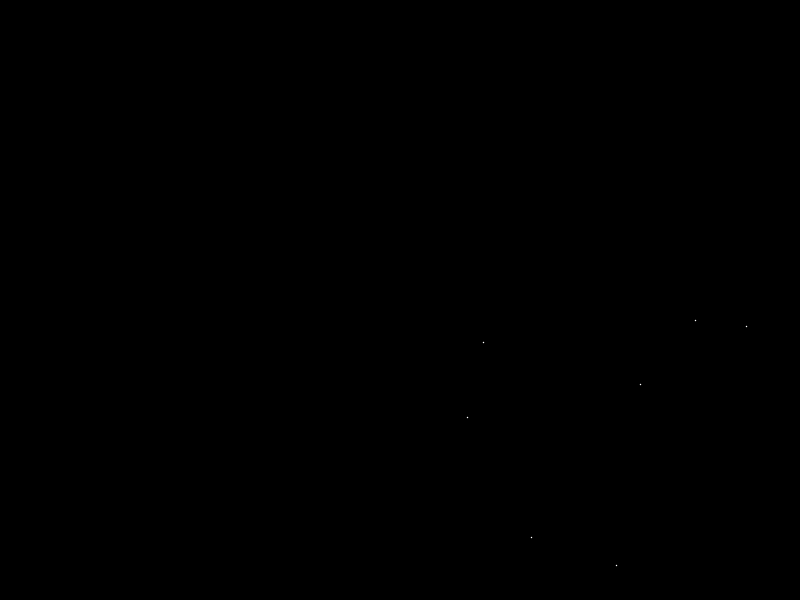
Frame 1 (no input)
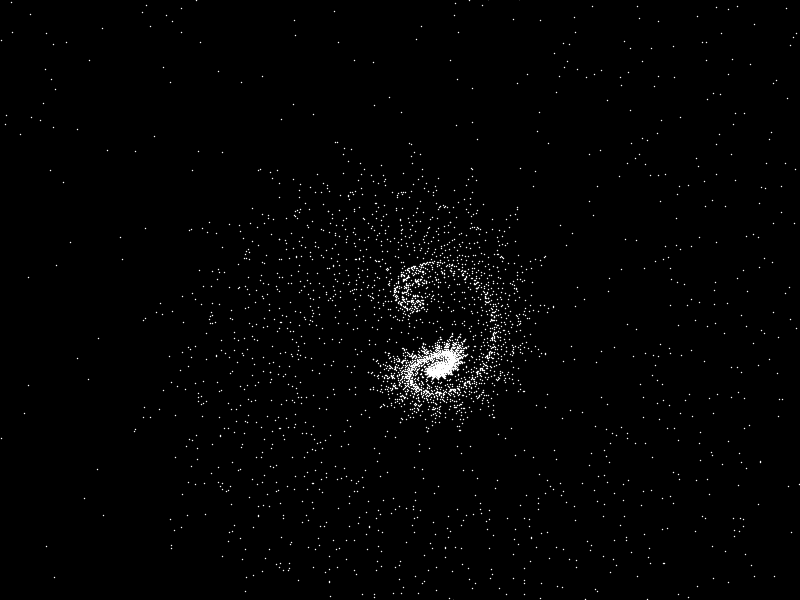
Frame 60 (the mouse pressed at the canvas centre just before this capture)
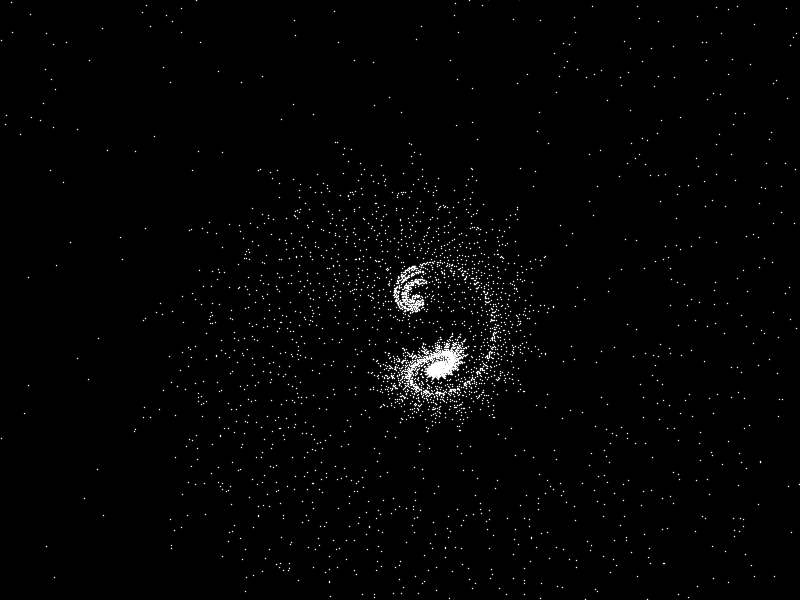
Frame 120 (the mouse held since frame 60 and released just before this capture)

The Processing sketch that drew these frames (run headless with seeded random() and noise(); from frame 60 on, the mouse is pressed at the canvas centre):

// Processing sketch: ikeda
// ── ikeda.pde
// Resources
// https://en.wikipedia.org/wiki/Ikeda_map

// Constant
float u = 0.918;

// Animation control
int max_iter = 1000;
int num_particles = 100;


int iter;
ArrayList<Particle> particles;

class Particle {
  float x, y, t;
  
  Particle(float x, float y) {
    this.x = x;
    this.y = y;
  }
  
  void update() {
    float _x = 1 + u * (x * cos(t) - y * sin(t));
    float _y = u * (x * sin(t) + y * cos(t));
    float _t = 0.4 - 6 / (1 + _x*_x + _y*_y);
    this.x = _x;
    this.y = _y;
    this.t = _t;
    point(_x * 10, _y * 10);
  }
}

void setup() {
  smooth();
  frameRate(60);
  size(800, 600);
  colorMode(HSB);
  background(0);
  stroke(255);
  strokeWeight(1);
  
  iter = 0;
  particles = new ArrayList<Particle>();
  for (int i = 0; i < num_particles; i++) {
    particles.add(new Particle(random(100), random(100)));
  }
}

void draw() {
  if (iter >= max_iter) return;
  iter += 1;
  
  translate(width/2, height/2);
  scale(1.5);

  for (int i = 0; i < num_particles; i++) {
    Particle particle = particles.get(i);
    particle.update();
  }
}
